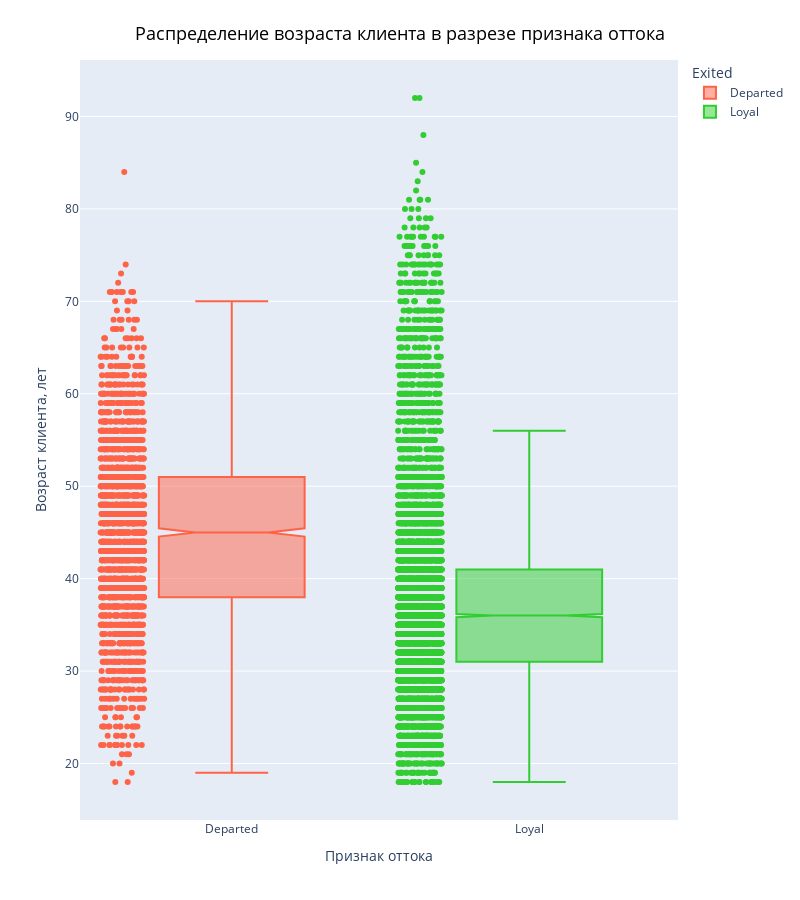

This figure's notebook cell:
### Markdown cell above
### **Задание 9.4.** 

**Посмотрите на распределение возраста в разрезе признака оттока. В какой группе больше потенциальных выбросов? На какую возрастную категорию клиентов стоит обратить внимание банку?**

### Code cell
fig = px.box(
    churn_df,
    x='Exited',
    y='Age',
    width=800,
    height=900,
    color="Exited",
    boxmode="overlay",
    points='all',
    color_discrete_sequence=['Tomato', 'LimeGreen'],
    notched=True
)

fig.update_layout(title={
        'text': "Распределение возраста клиента в разрезе признака оттока",
        'y':0.97,
        'x':0.5,
        'xanchor': 'center',
        'yanchor': 'top'
        },
        title_font={
        'size':18,
        'color':"black"
        },
        xaxis_title='Признак оттока',
        yaxis_title='Возраст клиента, лет'
)

fig.show()

### Figure 1 — Plotly figure (JSON) as saved in the notebook; plotly's stock layout.template omitted (floating-point values rounded to 4 significant figures; data arrays with more than 128 entries replaced by an {"elided": "..."} marker saying what was removed)
{"data": [{"alignmentgroup": "True", "boxpoints": "all", "hovertemplate": "Exited=%{x}<br>Age=%{y}<extra></extra>", "legendgroup": "Departed", "marker": {"color": "Tomato"}, "name": "Departed", "notched": true, "offsetgroup": "Departed", "orientation": "v", "showlegend": true, "type": "box", "x": {"elided": "2037 str values"}, "x0": " ", "xaxis": "x", "y": {"elided": "2037 int values"}, "y0": " ", "yaxis": "y"}, {"alignmentgroup": "True", "boxpoints": "all", "hovertemplate": "Exited=%{x}<br>Age=%{y}<extra></extra>", "legendgroup": "Loyal", "marker": {"color": "LimeGreen"}, "name": "Loyal", "notched": true, "offsetgroup": "Loyal", "orientation": "v", "showlegend": true, "type": "box", "x": {"elided": "7963 str values"}, "x0": " ", "xaxis": "x", "y": {"elided": "7963 int values"}, "y0": " ", "yaxis": "y"}], "layout": {"boxmode": "overlay", "height": 900, "legend": {"title": {"text": "Exited"}, "tracegroupgap": 0}, "margin": {"t": 60}, "title": {"font": {"color": "black", "size": 18}, "text": "Распределение возраста клиента в разрезе признака оттока", "x": 0.5, "xanchor": "center", "y": 0.97, "yanchor": "top"}, "width": 800, "xaxis": {"anchor": "y", "categoryarray": ["Departed", "Loyal"], "categoryorder": "array", "domain": [0, 1], "title": {"text": "Признак оттока"}}, "yaxis": {"anchor": "x", "domain": [0, 1], "title": {"text": "Возраст клиента, лет"}}}}
